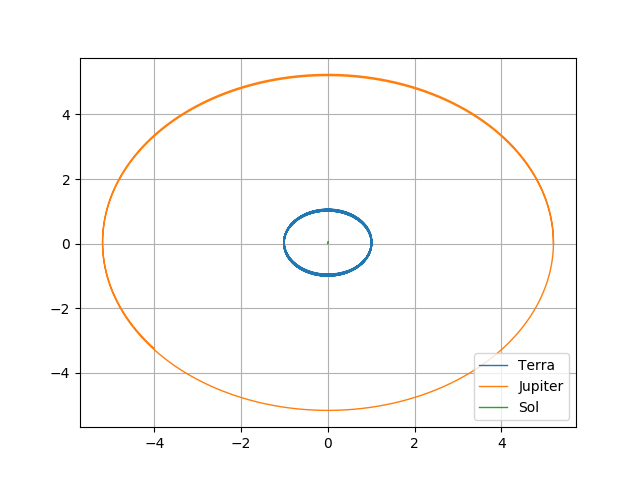

This chart was generated by the following Python code:
import numpy as np
from matplotlib import pyplot as plt

xt, yt, xj, yj, xs, ys = np.loadtxt("orbita.dat", delimiter = "\t", unpack = True)
plt.plot(xt, yt, linewidth = 1, label = "Terra")
plt.plot(xj, yj, linewidth = 1, label = "Jupiter")
plt.plot(xs, ys, linewidth = 1, label = "Sol")
plt.grid()
plt.legend()
#plt.show()
plt.savefig("orbita.png")
